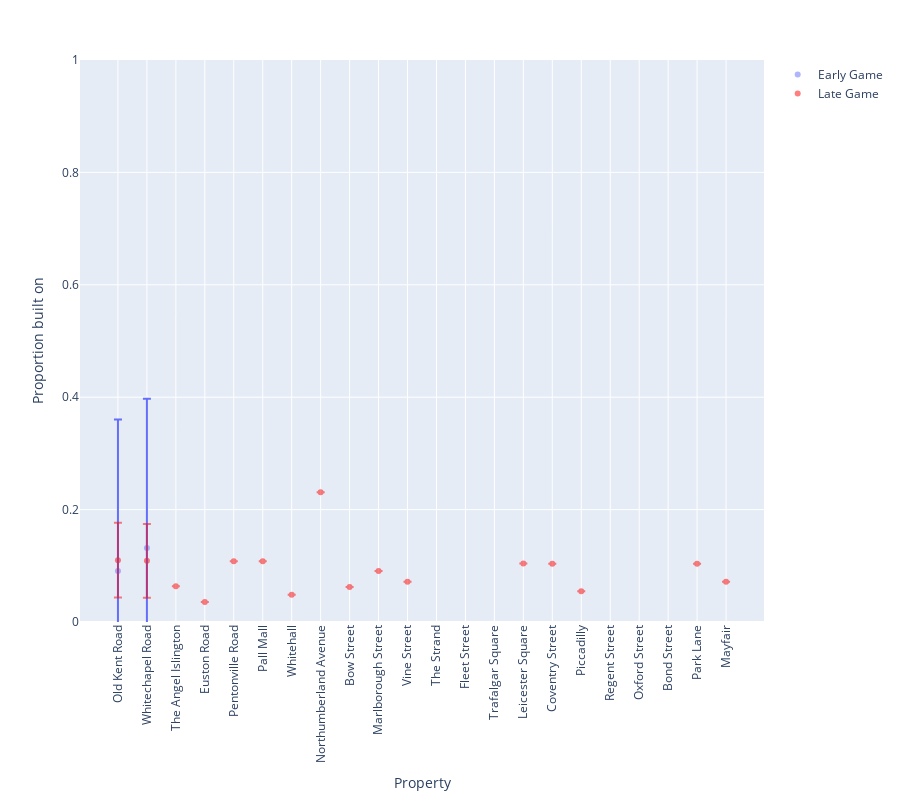

Notebook code cell kept with this figure:
### Code cell
plot_action_proportions(df_build, 'Proportion built on (early game)', 
                        'Proportion built on (late game)', 'Proportion built on', 21)

### Figure 1 — Plotly figure (JSON) as saved in the notebook; plotly's stock layout.template omitted (floating-point values rounded to 4 significant figures)
{"data": [{"error_y": {"array": [0.2695, 0.2655, null, null, null, null, null, null, null, null, null, null, null, null, null, null, null, null, null, null, null, null]}, "hovertemplate": "Property=%{x}<br>Proportion built on (early game)=%{y}<extra></extra>", "legendgroup": "", "marker": {"color": "#636efa", "opacity": 0.5, "symbol": "circle"}, "mode": "markers", "name": "Early Game", "orientation": "v", "showlegend": true, "type": "scatter", "x": ["Old Kent Road", "Whitechapel Road", "The Angel Islington", "Euston Road", "Pentonville Road", "Pall Mall", "Whitehall", "Northumberland Avenue", "Bow Street", "Marlborough Street", "Vine Street", "The Strand", "Fleet Street", "Trafalgar Square", "Leicester Square", "Coventry Street", "Piccadilly", "Regent Street", "Oxford Street", "Bond Street", "Park Lane", "Mayfair"], "xaxis": "x", "y": [0.09091, 0.1316, null, null, null, null, null, null, null, null, null, null, null, null, null, null, null, null, null, null, null, null], "yaxis": "y"}, {"error_y": {"array": [0.06636, 0.06552, null, null, null, null, null, null, null, null, null, null, null, null, null, null, null, null, null, null, null, null]}, "hovertemplate": "Property=%{x}<br>Proportion built on (late game)=%{y}<extra></extra>", "legendgroup": "", "marker": {"color": "red", "symbol": "circle"}, "mode": "markers", "name": "Late Game", "opacity": 0.5, "orientation": "v", "showlegend": true, "type": "scatter", "x": ["Old Kent Road", "Whitechapel Road", "The Angel Islington", "Euston Road", "Pentonville Road", "Pall Mall", "Whitehall", "Northumberland Avenue", "Bow Street", "Marlborough Street", "Vine Street", "The Strand", "Fleet Street", "Trafalgar Square", "Leicester Square", "Coventry Street", "Piccadilly", "Regent Street", "Oxford Street", "Bond Street", "Park Lane", "Mayfair"], "xaxis": "x", "y": [0.1101, 0.1088, 0.06383, 0.03571, 0.1081, 0.1081, 0.04839, 0.2308, 0.0625, 0.09091, 0.07143, null, null, null, 0.1042, 0.1034, 0.05455, null, null, null, 0.1034, 0.07143], "yaxis": "y"}], "layout": {"height": 800, "legend": {"tracegroupgap": 0}, "margin": {"t": 60}, "xaxis": {"anchor": "y", "domain": [0, 1], "tickangle": -90, "title": {"text": "Property"}}, "yaxis": {"anchor": "x", "domain": [0, 1], "range": [0, 1], "title": {"text": "Proportion built on"}}}}
